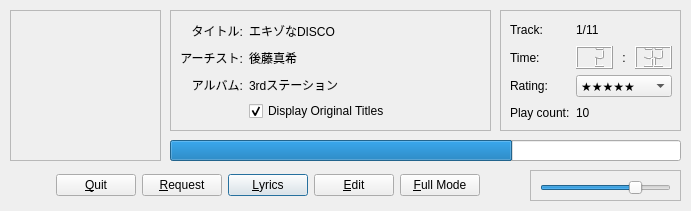
<ui version="4.0" >
 <author></author>
 <comment></comment>
 <exportmacro></exportmacro>
 <class>Form</class>
 <widget class="QWidget" name="Form" >
  <property name="geometry" >
   <rect>
    <x>0</x>
    <y>0</y>
    <width>691</width>
    <height>211</height>
   </rect>
  </property>
  <property name="windowTitle" >
   <string>Utopia.net Radio</string>
  </property>
  <widget class="QFrame" name="frame" >
   <property name="geometry" >
    <rect>
     <x>170</x>
     <y>10</y>
     <width>321</width>
     <height>121</height>
    </rect>
   </property>
   <property name="frameShape" >
    <enum>QFrame::StyledPanel</enum>
   </property>
   <property name="frameShadow" >
    <enum>QFrame::Raised</enum>
   </property>
   <widget class="QWidget" name="gridLayout_2" >
    <property name="geometry" >
     <rect>
      <x>10</x>
      <y>10</y>
      <width>301</width>
      <height>101</height>
     </rect>
    </property>
    <layout class="QGridLayout" >
     <property name="margin" >
      <number>0</number>
     </property>
     <property name="spacing" >
      <number>6</number>
     </property>
     <item row="1" column="0" >
      <widget class="QLabel" name="label_4" >
       <property name="text" >
        <string>アーチスト:</string>
       </property>
       <property name="alignment" >
        <set>Qt::AlignRight|Qt::AlignTrailing|Qt::AlignVCenter</set>
       </property>
      </widget>
     </item>
     <item row="2" column="1" >
      <widget class="QLabel" name="label_6" >
       <property name="sizePolicy" >
        <sizepolicy>
         <hsizetype>7</hsizetype>
         <vsizetype>5</vsizetype>
         <horstretch>0</horstretch>
         <verstretch>0</verstretch>
        </sizepolicy>
       </property>
       <property name="text" >
        <string>3rdステーション</string>
       </property>
      </widget>
     </item>
     <item row="1" column="1" >
      <widget class="QLabel" name="label_8" >
       <property name="sizePolicy" >
        <sizepolicy>
         <hsizetype>7</hsizetype>
         <vsizetype>5</vsizetype>
         <horstretch>0</horstretch>
         <verstretch>0</verstretch>
        </sizepolicy>
       </property>
       <property name="text" >
        <string>後藤真希</string>
       </property>
      </widget>
     </item>
     <item row="2" column="0" >
      <widget class="QLabel" name="label_3" >
       <property name="text" >
        <string>アルバム:</string>
       </property>
       <property name="alignment" >
        <set>Qt::AlignRight|Qt::AlignTrailing|Qt::AlignVCenter</set>
       </property>
      </widget>
     </item>
     <item row="0" column="0" >
      <widget class="QLabel" name="label_2" >
       <property name="text" >
        <string>タイトル:</string>
       </property>
       <property name="alignment" >
        <set>Qt::AlignRight|Qt::AlignTrailing|Qt::AlignVCenter</set>
       </property>
      </widget>
     </item>
     <item row="0" column="1" >
      <widget class="QLabel" name="label_7" >
       <property name="sizePolicy" >
        <sizepolicy>
         <hsizetype>7</hsizetype>
         <vsizetype>5</vsizetype>
         <horstretch>0</horstretch>
         <verstretch>0</verstretch>
        </sizepolicy>
       </property>
       <property name="text" >
        <string>エキゾなDISCO</string>
       </property>
      </widget>
     </item>
     <item row="3" column="1" >
      <widget class="QCheckBox" name="checkBox" >
       <property name="text" >
        <string>Display Original Titles</string>
       </property>
       <property name="checked" >
        <bool>true</bool>
       </property>
      </widget>
     </item>
    </layout>
   </widget>
  </widget>
  <widget class="QFrame" name="frame_3" >
   <property name="geometry" >
    <rect>
     <x>500</x>
     <y>10</y>
     <width>181</width>
     <height>121</height>
    </rect>
   </property>
   <property name="frameShape" >
    <enum>QFrame::StyledPanel</enum>
   </property>
   <property name="frameShadow" >
    <enum>QFrame::Raised</enum>
   </property>
   <widget class="QWidget" name="gridLayout2" >
    <property name="geometry" >
     <rect>
      <x>10</x>
      <y>10</y>
      <width>162</width>
      <height>102</height>
     </rect>
    </property>
    <layout class="QGridLayout" >
     <property name="margin" >
      <number>0</number>
     </property>
     <property name="spacing" >
      <number>6</number>
     </property>
     <item row="3" column="0" >
      <widget class="QLabel" name="label_20" >
       <property name="text" >
        <string>Play count:</string>
       </property>
      </widget>
     </item>
     <item row="3" column="1" >
      <widget class="QLabel" name="label_22" >
       <property name="sizePolicy" >
        <sizepolicy>
         <hsizetype>5</hsizetype>
         <vsizetype>5</vsizetype>
         <horstretch>0</horstretch>
         <verstretch>0</verstretch>
        </sizepolicy>
       </property>
       <property name="text" >
        <string>10</string>
       </property>
      </widget>
     </item>
     <item row="2" column="0" >
      <widget class="QLabel" name="label_23" >
       <property name="text" >
        <string>Rating:</string>
       </property>
      </widget>
     </item>
     <item row="2" column="1" >
      <widget class="QComboBox" name="comboBox_4" >
       <property name="sizePolicy" >
        <sizepolicy>
         <hsizetype>7</hsizetype>
         <vsizetype>0</vsizetype>
         <horstretch>0</horstretch>
         <verstretch>0</verstretch>
        </sizepolicy>
       </property>
       <property name="editable" >
        <bool>false</bool>
       </property>
       <property name="currentIndex" >
        <number>5</number>
       </property>
       <item>
        <property name="text" >
         <string>☆☆☆☆☆</string>
        </property>
       </item>
       <item>
        <property name="text" >
         <string>☆☆☆☆★</string>
        </property>
       </item>
       <item>
        <property name="text" >
         <string>☆☆☆★★</string>
        </property>
       </item>
       <item>
        <property name="text" >
         <string>☆☆★★★</string>
        </property>
       </item>
       <item>
        <property name="text" >
         <string>☆★★★★</string>
        </property>
       </item>
       <item>
        <property name="text" >
         <string>★★★★★</string>
        </property>
       </item>
      </widget>
     </item>
     <item row="1" column="0" >
      <widget class="QLabel" name="label_16" >
       <property name="text" >
        <string>Time:</string>
       </property>
      </widget>
     </item>
     <item row="1" column="1" >
      <layout class="QHBoxLayout" >
       <property name="margin" >
        <number>0</number>
       </property>
       <property name="spacing" >
        <number>6</number>
       </property>
       <item>
        <widget class="QLCDNumber" name="lcdNumber_5" >
         <property name="sizePolicy" >
          <sizepolicy>
           <hsizetype>5</hsizetype>
           <vsizetype>5</vsizetype>
           <horstretch>0</horstretch>
           <verstretch>0</verstretch>
          </sizepolicy>
         </property>
         <property name="numDigits" >
          <number>2</number>
         </property>
         <property name="value" stdset="0" >
          <double>2</double>
         </property>
        </widget>
       </item>
       <item>
        <widget class="QLabel" name="label_24" >
         <property name="text" >
          <string>:</string>
         </property>
         <property name="alignment" >
          <set>Qt::AlignCenter</set>
         </property>
        </widget>
       </item>
       <item>
        <widget class="QLCDNumber" name="lcdNumber_6" >
         <property name="sizePolicy" >
          <sizepolicy>
           <hsizetype>5</hsizetype>
           <vsizetype>5</vsizetype>
           <horstretch>0</horstretch>
           <verstretch>0</verstretch>
          </sizepolicy>
         </property>
         <property name="numDigits" >
          <number>2</number>
         </property>
         <property name="value" stdset="0" >
          <double>32</double>
         </property>
        </widget>
       </item>
      </layout>
     </item>
     <item row="0" column="0" >
      <widget class="QLabel" name="label_14" >
       <property name="text" >
        <string>Track:</string>
       </property>
      </widget>
     </item>
     <item row="0" column="1" >
      <widget class="QLabel" name="label_15" >
       <property name="text" >
        <string>1/11</string>
       </property>
      </widget>
     </item>
    </layout>
   </widget>
  </widget>
  <widget class="QProgressBar" name="progressBar" >
   <property name="geometry" >
    <rect>
     <x>170</x>
     <y>140</y>
     <width>511</width>
     <height>21</height>
    </rect>
   </property>
   <property name="toolTip" >
    <string>Song Status</string>
   </property>
   <property name="value" >
    <number>67</number>
   </property>
   <property name="textVisible" >
    <bool>false</bool>
   </property>
   <property name="orientation" >
    <enum>Qt::Horizontal</enum>
   </property>
  </widget>
  <widget class="QFrame" name="frame_4" >
   <property name="geometry" >
    <rect>
     <x>530</x>
     <y>170</y>
     <width>151</width>
     <height>31</height>
    </rect>
   </property>
   <property name="frameShape" >
    <enum>QFrame::StyledPanel</enum>
   </property>
   <property name="frameShadow" >
    <enum>QFrame::Raised</enum>
   </property>
   <widget class="QSlider" name="horizontalSlider" >
    <property name="geometry" >
     <rect>
      <x>10</x>
      <y>10</y>
      <width>131</width>
      <height>16</height>
     </rect>
    </property>
    <property name="toolTip" >
     <string>Volume</string>
    </property>
    <property name="value" >
     <number>75</number>
    </property>
    <property name="orientation" >
     <enum>Qt::Horizontal</enum>
    </property>
   </widget>
  </widget>
  <widget class="QWidget" name="horizontalLayout" >
   <property name="geometry" >
    <rect>
     <x>10</x>
     <y>170</y>
     <width>515</width>
     <height>31</height>
    </rect>
   </property>
   <layout class="QHBoxLayout" >
    <property name="margin" >
     <number>0</number>
    </property>
    <property name="spacing" >
     <number>6</number>
    </property>
    <item>
     <spacer>
      <property name="orientation" >
       <enum>Qt::Horizontal</enum>
      </property>
      <property name="sizeHint" >
       <size>
        <width>40</width>
        <height>20</height>
       </size>
      </property>
     </spacer>
    </item>
    <item>
     <widget class="QPushButton" name="pushButton_3" >
      <property name="toolTip" >
       <string>Quit the application</string>
      </property>
      <property name="text" >
       <string>&amp;Quit</string>
      </property>
     </widget>
    </item>
    <item>
     <widget class="QPushButton" name="pushButton" >
      <property name="toolTip" >
       <string>Request a song</string>
      </property>
      <property name="text" >
       <string>&amp;Request</string>
      </property>
     </widget>
    </item>
    <item>
     <widget class="QPushButton" name="pushButton_2" >
      <property name="toolTip" >
       <string>View the song lyrics</string>
      </property>
      <property name="text" >
       <string>&amp;Lyrics</string>
      </property>
      <property name="default" >
       <bool>true</bool>
      </property>
     </widget>
    </item>
    <item>
     <widget class="QPushButton" name="pushButton_4" >
      <property name="toolTip" >
       <string>Edit the song information</string>
      </property>
      <property name="text" >
       <string>&amp;Edit</string>
      </property>
     </widget>
    </item>
    <item>
     <widget class="QPushButton" name="pushButton_5" >
      <property name="toolTip" >
       <string>Switch to the normal view mode</string>
      </property>
      <property name="text" >
       <string>&amp;Full Mode</string>
      </property>
     </widget>
    </item>
    <item>
     <spacer>
      <property name="orientation" >
       <enum>Qt::Horizontal</enum>
      </property>
      <property name="sizeHint" >
       <size>
        <width>40</width>
        <height>20</height>
       </size>
      </property>
     </spacer>
    </item>
   </layout>
  </widget>
  <widget class="QLabel" name="label" >
   <property name="geometry" >
    <rect>
     <x>10</x>
     <y>10</y>
     <width>151</width>
     <height>151</height>
    </rect>
   </property>
   <property name="sizePolicy" >
    <sizepolicy>
     <hsizetype>0</hsizetype>
     <vsizetype>0</vsizetype>
     <horstretch>0</horstretch>
     <verstretch>0</verstretch>
    </sizepolicy>
   </property>
   <property name="toolTip" >
    <string>Album Cover</string>
   </property>
   <property name="frameShape" >
    <enum>QFrame::StyledPanel</enum>
   </property>
   <property name="frameShadow" >
    <enum>QFrame::Raised</enum>
   </property>
  </widget>
 </widget>
 <pixmapfunction></pixmapfunction>
 <tabstops>
  <tabstop>pushButton_2</tabstop>
  <tabstop>pushButton_4</tabstop>
  <tabstop>pushButton_5</tabstop>
  <tabstop>horizontalSlider</tabstop>
  <tabstop>checkBox</tabstop>
  <tabstop>comboBox_4</tabstop>
  <tabstop>pushButton_3</tabstop>
  <tabstop>pushButton</tabstop>
 </tabstops>
 <resources/>
 <connections/>
</ui>
